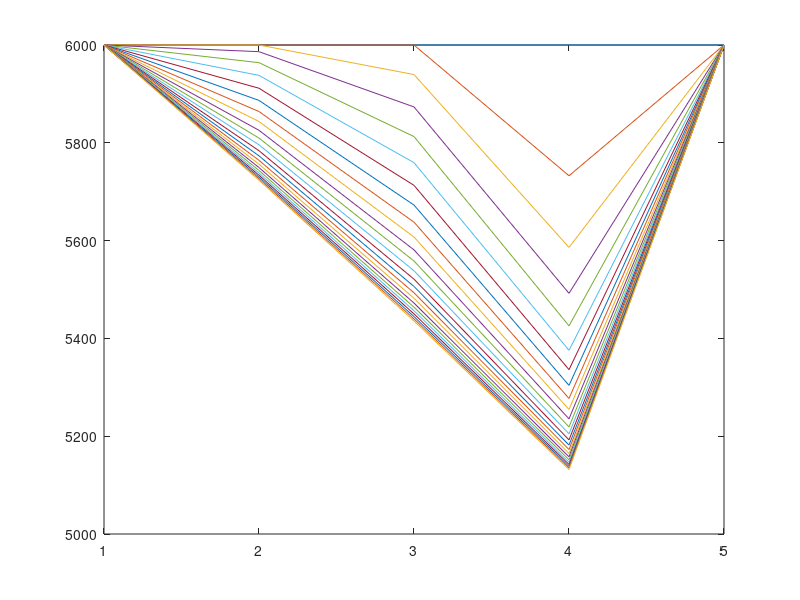

MATLAB code for this plot:
%Amir Mohyeddini
%EXPLICIT
%press______noflow
%else is important
%point distribution



%%%%%%%%%%%%%%%%%%%%%%%%%%%%%%%%%%%%%%%%%%%%%%%%%%%%%%%%%%%%%%%%%%%%%%%%%%1
clc;
clear;
close all;
N=5;
phi=0.18;

deltax=zeros(1,N);
for i=1:N
   deltax(1,i)=1000; 
end
dy=1000;
dz=75;
% permx=15;
permx=zeros(1,N);
for i=1:N
   permx(1,i)=15; 
    
end
% Bo=1;
co=3.5e-6;
Bo=@(p) 1;%1/(1+co*(p-4200));
muob=3.5;
pb=2635;
mu=@(p) 10;%muob*(p/pb)^(2.6*(p^1.187)*exp(-11.513+(-8.98e-5*p)));

deltat=15;
time=360;
nt=time/deltat;
pressure=zeros(nt,N);
pint=6000;
pl=6000;
pr=6000;
pressure(1,:)=pint;
pressure(:,1)=pl;
pressure(:,end)=pr;
betac=1.127e-3;
alphac=5.615;
Ax=dy*dz;
vb=Ax.*deltax;
q=zeros(1,N);
q(4)=-150;


for n=2:nt

    for i=1:N-2

        if i==1 
         right=(betac*Ax*(deltax(1,i+1)+deltax(1,i+2))/(deltax(1,i+1)/permx(1,i+1)+deltax(1,i+2)/permx(1,i+2)))/(mu(1/2*(pressure(n-1,i+1)+pressure(n-1,i+2)))*Bo(1/2*(pressure(n-1,i+1)+pressure(n-1,i+2)))*(1/2*(deltax(1,i+1)+deltax(1,i+2))));
         left=(betac*Ax*(deltax(1,i+1)+deltax(1,i))/(deltax(1,i+1)/permx(1,i+1)+deltax(1,i)/permx(1,i)))/(mu(1/2*(pressure(n-1,i+1)+pressure(n-1,i)))*Bo(1/2*(pressure(n-1,i+1)+pressure(n-1,i)))*(1/2*(deltax(1,i+1)+deltax(1,i))));

        pressure(n,i+1)=pressure(n-1,i+1)+(alphac*Bo(pressure(n-1,i+1))*deltat)/(vb(1,i+1)*phi*co)*q(1,i+1)+(alphac*Bo(pressure(n-1,i+1))*deltat)/(vb(1,i+1)*phi*co)*((right*pressure(n-1,i+2)-(right+left)*(pressure(n-1,i+1)))+(left*pressure(n-1,i)));   

        elseif i==N-2
         right=(betac*Ax*(deltax(1,i+1)+deltax(1,i+2))/(deltax(1,i+1)/permx(1,i+1)+deltax(1,i+2)/permx(1,i+2)))/(mu(1/2*(pressure(n-1,i+1)+pressure(n-1,i+2)))*Bo(1/2*(pressure(n-1,i+1)+pressure(n-1,i+2)))*(1/2*(deltax(1,i+1)+deltax(1,i+2))));
         left=(betac*Ax*(deltax(1,i+1)+deltax(1,i))/(deltax(1,i+1)/permx(1,i+1)+deltax(1,i)/permx(1,i)))/(mu(1/2*(pressure(n-1,i+1)+pressure(n-1,i)))*Bo(1/2*(pressure(n-1,i+1)+pressure(n-1,i)))*(1/2*(deltax(1,i+1)+deltax(1,i))));

        pressure(n,i+1)=pressure(n-1,i+1)+(alphac*Bo(pressure(n-1,i+1))*deltat)/(vb(1,i+1)*phi*co)*q(1,i+1)+(alphac*Bo(pressure(n-1,i+1))*deltat)/(vb(1,i+1)*phi*co)*((right*pressure(n-1,i+2)-(right+left)*(pressure(n-1,i+1)))+(left*pressure(n-1,i)));  

      
        else
         right=(betac*Ax*(deltax(1,i+1)+deltax(1,i+2))/(deltax(1,i+1)/permx(1,i+1)+deltax(1,i+2)/permx(1,i+2)))/(mu(1/2*(pressure(n-1,i+1)+pressure(n-1,i+2)))*Bo(1/2*(pressure(n-1,i+1)+pressure(n-1,i+2)))*(1/2*(deltax(1,i+1)+deltax(1,i+2))));
         left=(betac*Ax*(deltax(1,i+1)+deltax(1,i))/(deltax(1,i+1)/permx(1,i+1)+deltax(1,i)/permx(1,i)))/(mu(1/2*(pressure(n-1,i+1)+pressure(n-1,i)))*Bo(1/2*(pressure(n-1,i+1)+pressure(n-1,i)))*(1/2*(deltax(1,i+1)+deltax(1,i))));

        pressure(n,i+1)=pressure(n-1,i+1)+(alphac*Bo(pressure(n-1,i+1))*deltat)/(vb(1,i+1)*phi*co)*q(1,i+1)+(alphac*Bo(pressure(n-1,i+1))*deltat)/(vb(1,i+1)*phi*co)*((right*pressure(n-1,i+2)-(right+left)*(pressure(n-1,i+1)))+(left*pressure(n-1,i)));   


        end
    
    end
   
end

for n=1:nt
   plot(pressure(n,:))
   hold on
end


